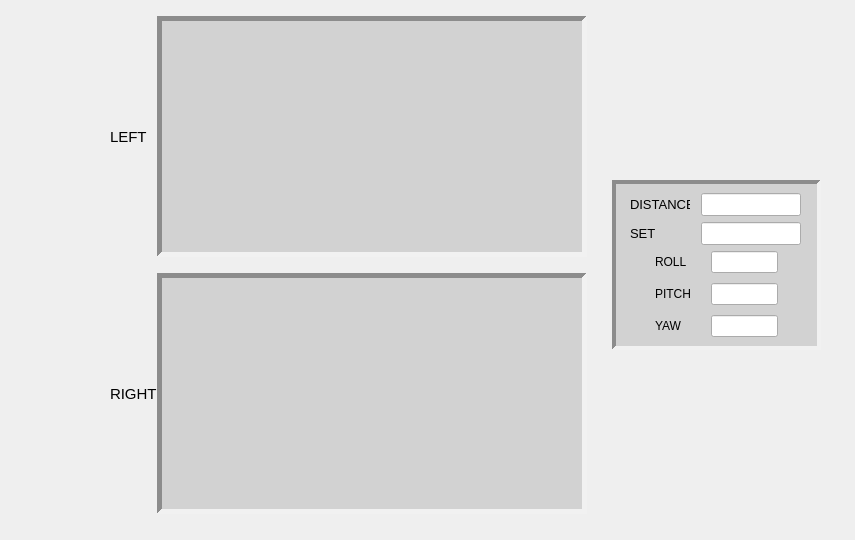
      <widget class="QWidget" name="calibration">
       <widget class="QWidget" name="gridLayoutWidget_2">
        <property name="geometry">
         <rect>
          <x>110</x>
          <y>0</y>
          <width>736</width>
          <height>531</height>
         </rect>
        </property>
        <layout class="QGridLayout" name="gridLayout_2">
         <property name="spacing">
          <number>0</number>
         </property>
         <item row="0" column="1">
          <widget class="QLabel" name="left_cam">
           <property name="sizePolicy">
            <sizepolicy hsizetype="Fixed" vsizetype="Fixed">
             <horstretch>0</horstretch>
             <verstretch>0</verstretch>
            </sizepolicy>
           </property>
           <property name="minimumSize">
            <size>
             <width>430</width>
             <height>241</height>
            </size>
           </property>
           <property name="maximumSize">
            <size>
             <width>430</width>
             <height>241</height>
            </size>
           </property>
           <property name="styleSheet">
            <string notr="true">background-color: rgb(210, 210, 210);</string>
           </property>
           <property name="frameShape">
            <enum>QFrame::Panel</enum>
           </property>
           <property name="frameShadow">
            <enum>QFrame::Sunken</enum>
           </property>
           <property name="lineWidth">
            <number>5</number>
           </property>
           <property name="text">
            <string/>
           </property>
           <property name="alignment">
            <set>Qt::AlignCenter</set>
           </property>
          </widget>
         </item>
         <item row="1" column="1">
          <widget class="QLabel" name="right_cam">
           <property name="sizePolicy">
            <sizepolicy hsizetype="Fixed" vsizetype="Fixed">
             <horstretch>0</horstretch>
             <verstretch>0</verstretch>
            </sizepolicy>
           </property>
           <property name="minimumSize">
            <size>
             <width>430</width>
             <height>241</height>
            </size>
           </property>
           <property name="maximumSize">
            <size>
             <width>430</width>
             <height>241</height>
            </size>
           </property>
           <property name="styleSheet">
            <string notr="true">background-color: rgb(210, 210, 210);</string>
           </property>
           <property name="frameShape">
            <enum>QFrame::Panel</enum>
           </property>
           <property name="frameShadow">
            <enum>QFrame::Sunken</enum>
           </property>
           <property name="lineWidth">
            <number>5</number>
           </property>
           <property name="text">
            <string/>
           </property>
           <property name="alignment">
            <set>Qt::AlignCenter</set>
           </property>
          </widget>
         </item>
         <item row="0" column="2" rowspan="2">
          <widget class="QFrame" name="verticalFrame_2">
           <property name="frameShape">
            <enum>QFrame::NoFrame</enum>
           </property>
           <property name="frameShadow">
            <enum>QFrame::Sunken</enum>
           </property>
           <property name="lineWidth">
            <number>4</number>
           </property>
           <layout class="QVBoxLayout" name="verticalLayout_2">
            <property name="leftMargin">
             <number>25</number>
            </property>
            <property name="topMargin">
             <number>25</number>
            </property>
            <property name="rightMargin">
             <number>25</number>
            </property>
            <property name="bottomMargin">
             <number>25</number>
            </property>
            <item>
             <spacer name="verticalSpacer_2">
              <property name="orientation">
               <enum>Qt::Vertical</enum>
              </property>
              <property name="sizeHint" stdset="0">
               <size>
                <width>20</width>
                <height>40</height>
               </size>
              </property>
             </spacer>
            </item>
            <item>
             <widget class="QFrame" name="verticalFrame_3">
              <property name="styleSheet">
               <string notr="true">.QFrame{background-color: rgb(210, 210, 210);}</string>
              </property>
              <property name="frameShape">
               <enum>QFrame::Panel</enum>
              </property>
              <property name="frameShadow">
               <enum>QFrame::Sunken</enum>
              </property>
              <property name="lineWidth">
               <number>4</number>
              </property>
              <layout class="QVBoxLayout" name="verticalLayout_7">
               <item>
                <layout class="QHBoxLayout" name="horizontalLayout_3">
                 <item>
                  <widget class="QLabel" name="label_11">
                   <property name="sizePolicy">
                    <sizepolicy hsizetype="Maximum" vsizetype="Maximum">
                     <horstretch>0</horstretch>
                     <verstretch>0</verstretch>
                    </sizepolicy>
                   </property>
                   <property name="maximumSize">
                    <size>
                     <width>60</width>
                     <height>16777215</height>
                    </size>
                   </property>
                   <property name="font">
                    <font>
                     <pointsize>10</pointsize>
                    </font>
                   </property>
                   <property name="text">
                    <string>DISTANCE</string>
                   </property>
                  </widget>
                 </item>
                 <item>
                  <widget class="QLineEdit" name="calib_dist">
                   <property name="sizePolicy">
                    <sizepolicy hsizetype="Fixed" vsizetype="Fixed">
                     <horstretch>0</horstretch>
                     <verstretch>0</verstretch>
                    </sizepolicy>
                   </property>
                   <property name="maximumSize">
                    <size>
                     <width>100</width>
                     <height>16777215</height>
                    </size>
                   </property>
                   <property name="font">
                    <font>
                     <pointsize>10</pointsize>
                    </font>
                   </property>
                   <property name="readOnly">
                    <bool>true</bool>
                   </property>
                  </widget>
                 </item>
                </layout>
               </item>
               <item>
                <layout class="QHBoxLayout" name="horizontalLayout_4">
                 <item>
                  <widget class="QLabel" name="label_12">
                   <property name="sizePolicy">
                    <sizepolicy hsizetype="Maximum" vsizetype="Maximum">
                     <horstretch>0</horstretch>
                     <verstretch>0</verstretch>
                    </sizepolicy>
                   </property>
                   <property name="maximumSize">
                    <size>
                     <width>60</width>
                     <height>16777215</height>
                    </size>
                   </property>
                   <property name="font">
                    <font>
                     <pointsize>10</pointsize>
                    </font>
                   </property>
                   <property name="text">
                    <string>SET</string>
                   </property>
                  </widget>
                 </item>
                 <item>
                  <widget class="QLineEdit" name="calib_set">
                   <property name="sizePolicy">
                    <sizepolicy hsizetype="Fixed" vsizetype="Fixed">
                     <horstretch>0</horstretch>
                     <verstretch>0</verstretch>
                    </sizepolicy>
                   </property>
                   <property name="maximumSize">
                    <size>
                     <width>100</width>
                     <height>16777215</height>
                    </size>
                   </property>
                   <property name="font">
                    <font>
                     <pointsize>10</pointsize>
                    </font>
                   </property>
                   <property name="readOnly">
                    <bool>true</bool>
                   </property>
                  </widget>
                 </item>
                </layout>
               </item>
               <item>
                <layout class="QFormLayout" name="formLayout">
                 <property name="horizontalSpacing">
                  <number>20</number>
                 </property>
                 <property name="verticalSpacing">
                  <number>10</number>
                 </property>
                 <property name="leftMargin">
                  <number>30</number>
                 </property>
                 <property name="rightMargin">
                  <number>30</number>
                 </property>
                 <item row="0" column="0">
                  <widget class="QLabel" name="label_15">
                   <property name="text">
                    <string>ROLL</string>
                   </property>
                  </widget>
                 </item>
                 <item row="0" column="1">
                  <widget class="QLineEdit" name="calib_roll">
                   <property name="sizePolicy">
                    <sizepolicy hsizetype="Maximum" vsizetype="Fixed">
                     <horstretch>0</horstretch>
                     <verstretch>0</verstretch>
                    </sizepolicy>
                   </property>
                   <property name="maximumSize">
                    <size>
                     <width>70</width>
                     <height>16777215</height>
                    </size>
                   </property>
                   <property name="readOnly">
                    <bool>true</bool>
                   </property>
                  </widget>
                 </item>
                 <item row="1" column="0">
                  <widget class="QLabel" name="label_16">
                   <property name="text">
                    <string>PITCH</string>
                   </property>
                  </widget>
                 </item>
                 <item row="1" column="1">
                  <widget class="QLineEdit" name="calib_pitch">
                   <property name="sizePolicy">
                    <sizepolicy hsizetype="Maximum" vsizetype="Fixed">
                     <horstretch>0</horstretch>
                     <verstretch>0</verstretch>
                    </sizepolicy>
                   </property>
                   <property name="maximumSize">
                    <size>
                     <width>70</width>
                     <height>16777215</height>
                    </size>
                   </property>
                   <property name="readOnly">
                    <bool>true</bool>
                   </property>
                  </widget>
                 </item>
                 <item row="2" column="1">
                  <widget class="QLineEdit" name="calib_yaw">
                   <property name="sizePolicy">
                    <sizepolicy hsizetype="Maximum" vsizetype="Fixed">
                     <horstretch>0</horstretch>
                     <verstretch>0</verstretch>
                    </sizepolicy>
                   </property>
                   <property name="maximumSize">
                    <size>
                     <width>70</width>
                     <height>16777215</height>
                    </size>
                   </property>
                   <property name="readOnly">
                    <bool>true</bool>
                   </property>
                  </widget>
                 </item>
                 <item row="2" column="0">
                  <widget class="QLabel" name="label_17">
                   <property name="text">
                    <string>YAW</string>
                   </property>
                  </widget>
                 </item>
                </layout>
               </item>
              </layout>
             </widget>
            </item>
            <item>
             <spacer name="verticalSpacer_3">
              <property name="orientation">
               <enum>Qt::Vertical</enum>
              </property>
              <property name="sizeHint" stdset="0">
               <size>
                <width>20</width>
                <height>40</height>
               </size>
              </property>
             </spacer>
            </item>
           </layout>
          </widget>
         </item>
         <item row="0" column="0">
          <widget class="QLabel" name="label_18">
           <property name="font">
            <font>
             <pointsize>11</pointsize>
            </font>
           </property>
           <property name="text">
            <string>LEFT</string>
           </property>
          </widget>
         </item>
         <item row="1" column="0">
          <widget class="QLabel" name="label_19">
           <property name="font">
            <font>
             <pointsize>11</pointsize>
            </font>
           </property>
           <property name="text">
            <string>RIGHT</string>
           </property>
          </widget>
         </item>
        </layout>
       </widget>
      </widget>
